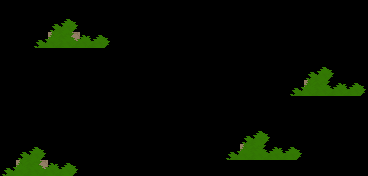

This is a level from a 2D game, rendered from its Tiled map with the project's own tilesets. A one-line summary and the complete map file follow:
An orthogonal 23x11 tile map with 16x16 px tiles, 4 tile layers (collision, walls, water, decor), 1 hidden layer not drawn.

<map version="1.10" tiledversion="1.12.2" orientation="orthogonal" renderorder="right-down" width="23" height="11" tilewidth="16" tileheight="16" infinite="0" nextlayerid="7" nextobjectid="1">
 <tileset firstgid="1" source="../tiles/Floors_Tiles.tsx" />
 <layer id="2" name="collision" width="23" height="11">
  <data encoding="csv">
0,0,0,0,0,0,0,0,0,0,0,0,0,0,0,0,0,0,0,0,0,0,0,
0,0,0,0,0,0,0,0,0,0,0,0,0,0,0,0,0,0,0,0,0,0,0,
0,0,0,258,258,0,0,0,0,0,0,0,0,0,0,0,0,0,0,0,0,0,0,
0,0,0,0,0,0,0,0,0,0,0,0,0,0,0,0,0,0,0,0,0,0,0,
0,0,0,0,0,0,0,0,0,0,0,0,0,0,0,0,0,0,0,0,0,0,0,
0,0,0,0,0,0,0,0,0,0,0,0,0,0,0,0,0,0,0,258,0,0,0,
0,0,0,0,0,0,0,0,0,0,0,0,0,0,0,0,0,0,0,0,0,0,0,
0,0,0,0,0,0,0,0,0,0,0,0,0,0,0,0,0,0,0,0,0,0,0,
0,0,0,0,0,0,0,0,0,0,0,0,0,0,0,0,0,0,0,0,0,0,0,
0,0,0,0,0,0,0,0,0,0,0,0,0,0,0,258,0,0,0,0,0,0,0,
0,258,258,0,0,0,0,0,0,0,0,0,0,0,0,0,0,0,0,0,0,0,0
</data>
 </layer>
 <layer id="1" name="ground" width="23" height="11" visible="0">
  <data encoding="csv">
289,289,289,289,289,289,289,289,289,289,289,289,289,289,289,289,289,289,289,289,289,289,289,
258,258,258,258,258,258,258,258,258,258,258,289,289,289,289,289,289,289,289,289,289,258,258,
258,258,258,263,263,263,263,258,258,258,634,258,258,258,258,258,258,258,258,258,258,258,258,
283,283,258,263,258,258,258,258,263,258,258,258,258,289,289,289,289,258,258,258,258,258,258,
283,283,258,258,258,258,258,258,258,258,258,258,258,258,258,258,258,283,283,283,283,283,283,
283,258,258,358,358,358,358,258,258,258,258,358,258,258,258,258,258,283,283,283,258,258,283,
283,258,358,358,358,358,358,358,358,258,258,258,258,283,283,283,283,283,283,283,258,258,258,
283,258,358,358,358,358,358,358,358,258,258,258,258,258,258,283,283,283,283,283,258,289,289,
258,258,358,358,358,358,358,358,258,258,358,358,358,358,258,258,258,258,258,258,258,289,289,
258,258,258,258,258,258,258,258,258,258,258,258,258,258,258,258,289,289,289,289,289,289,289,
634,634,634,634,258,358,358,358,358,258,258,258,289,289,289,289,289,289,289,289,289,289,289
</data>
 </layer>
 <layer id="3" name="walls" width="23" height="11">
  <data encoding="csv">
0,0,0,0,0,0,0,0,0,0,0,0,0,0,0,0,0,0,0,0,0,0,0,
0,0,0,204,202,0,0,0,0,0,0,0,0,0,0,0,0,0,0,0,0,0,0,
0,0,204,205,227,228,202,0,0,0,0,0,0,0,0,0,0,0,0,0,0,0,0,
0,0,0,0,0,0,0,0,0,0,0,0,0,0,0,0,0,0,0,0,0,0,0,
0,0,0,0,0,0,0,0,0,0,0,0,0,0,0,0,0,0,0,204,202,0,0,
0,0,0,0,0,0,0,0,0,0,0,0,0,0,0,0,0,0,204,205,227,228,202,
0,0,0,0,0,0,0,0,0,0,0,0,0,0,0,0,0,0,0,0,0,0,0,
0,0,0,0,0,0,0,0,0,0,0,0,0,0,0,0,0,0,0,0,0,0,0,
0,0,0,0,0,0,0,0,0,0,0,0,0,0,0,204,202,0,0,0,0,0,0,
0,204,202,0,0,0,0,0,0,0,0,0,0,0,204,205,227,228,202,0,0,0,0,
204,205,227,228,202,0,0,0,0,0,0,0,0,0,0,0,0,0,0,0,0,0,0
</data>
 </layer>
 <layer id="4" name="water" width="23" height="11">
  <data encoding="csv">
0,0,0,0,0,0,0,0,0,0,0,0,0,0,0,0,0,0,0,0,0,0,0,
0,0,0,0,0,0,0,0,0,0,0,0,0,0,0,0,0,0,0,0,0,0,0,
0,0,0,0,0,0,0,0,0,0,0,0,0,0,0,0,0,0,0,0,0,0,0,
0,0,0,0,0,0,0,0,0,0,0,0,0,0,0,0,0,0,0,0,0,0,0,
0,0,0,0,0,0,0,0,0,0,0,0,0,0,0,0,0,0,0,0,0,0,0,
0,0,0,0,0,0,0,0,0,0,0,0,0,0,0,0,0,0,0,0,0,0,0,
0,0,0,0,0,0,0,0,0,0,0,0,0,0,0,0,0,0,0,0,0,0,0,
0,0,0,0,0,0,0,0,0,0,0,0,0,0,0,0,0,0,0,0,0,0,0,
0,0,0,0,0,0,0,0,0,0,0,0,0,0,0,0,0,0,0,0,0,0,0,
0,0,0,0,0,0,0,0,0,0,0,0,0,0,0,0,0,0,0,0,0,0,0,
0,0,0,0,0,0,0,0,0,0,0,0,0,0,0,0,0,0,0,0,0,0,0
</data>
 </layer>
 <layer id="5" name="decor" width="23" height="11">
  <data encoding="csv">
0,0,0,0,0,0,0,0,0,0,0,0,0,0,0,0,0,0,0,0,0,0,0,
0,0,0,0,0,0,0,0,0,0,0,0,0,0,0,0,0,0,0,0,0,0,0,
0,0,0,0,0,0,0,0,0,0,0,0,0,0,0,0,0,0,0,0,0,0,0,
0,0,0,0,0,0,0,0,0,0,0,0,0,0,0,0,0,0,0,0,0,0,0,
0,0,0,0,0,0,0,0,0,0,0,0,0,0,0,0,0,0,0,0,0,0,0,
0,0,0,0,0,0,0,0,0,0,0,0,0,0,0,0,0,0,0,0,0,0,0,
0,0,0,0,0,0,0,0,0,0,0,0,0,0,0,0,0,0,0,0,0,0,0,
0,0,0,0,0,0,0,0,0,0,0,0,0,0,0,0,0,0,0,0,0,0,0,
0,0,0,0,0,0,0,0,0,0,0,0,0,0,0,0,0,0,0,0,0,0,0,
0,0,0,0,0,0,0,0,0,0,0,0,0,0,0,0,0,0,0,0,0,0,0,
0,0,0,0,0,0,0,0,0,0,0,0,0,0,0,0,0,0,0,0,0,0,0
</data>
 </layer>
 <objectgroup id="6" name="doors" />
</map>
